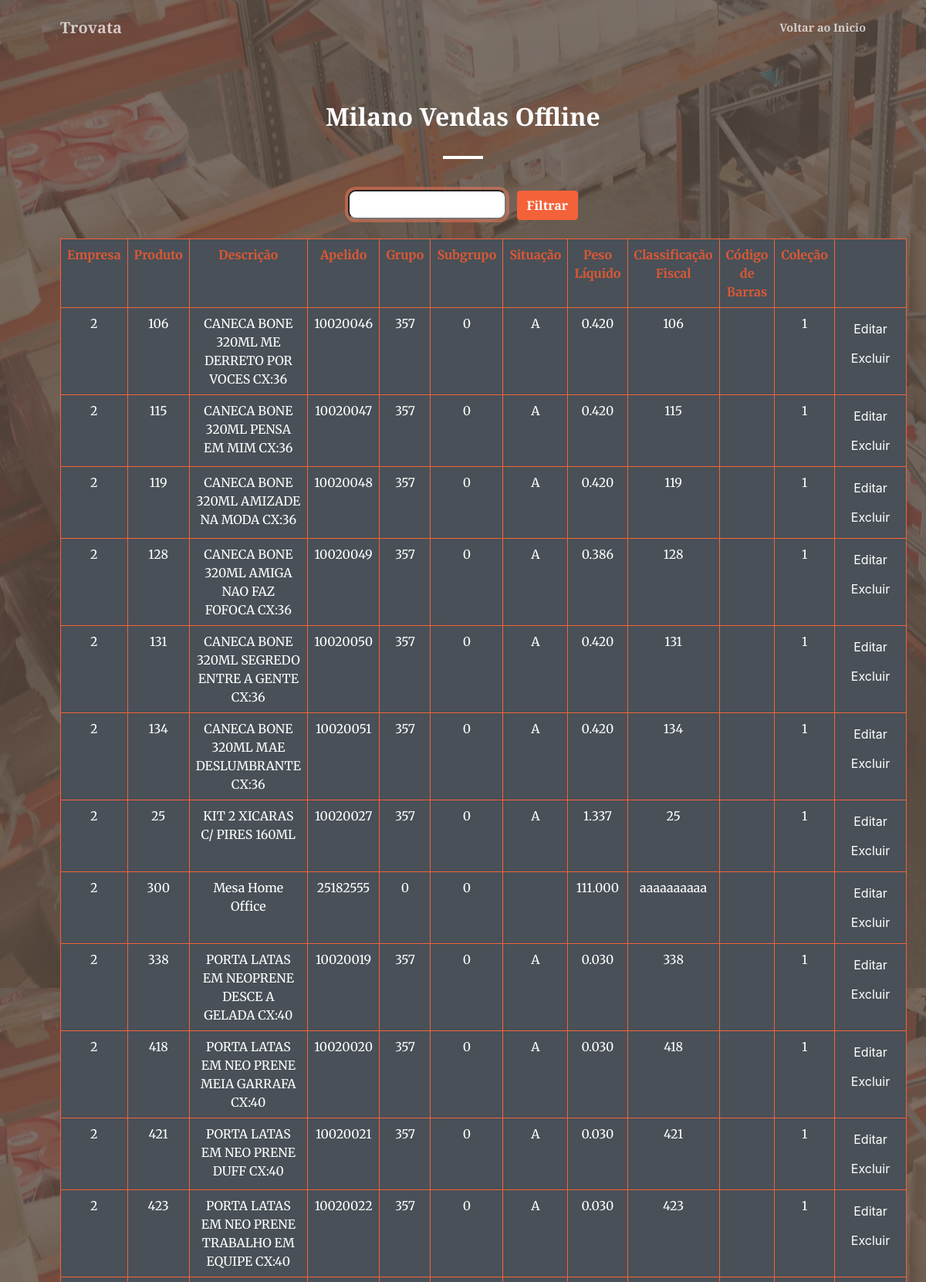
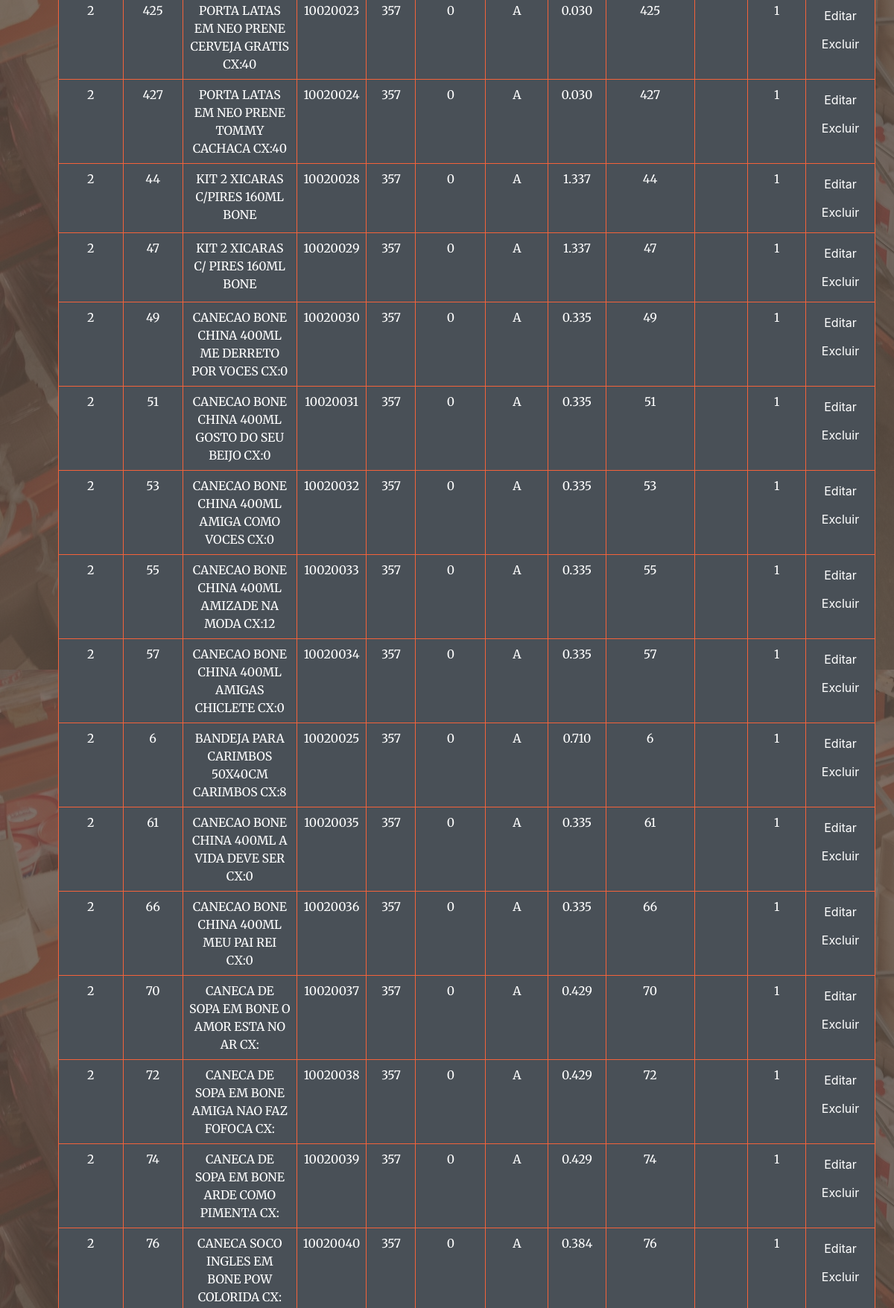
Screenshot of /pages/milano.php (upper part) with the database file from the repository (2 pictures, top to bottom).
### tables this page shows
CREATE TABLE `produto` (
  `EMPRESA` int(11) NOT NULL,
  `PRODUTO` varchar(15) NOT NULL,
  `DESCRICAO_PRODUTO` varchar(250) DEFAULT NULL,
  `APELIDO_PRODUTO` varchar(100) DEFAULT NULL,
  `GRUPO_PRODUTO` int(11) DEFAULT NULL,
  `SUBGRUPO_PRODUTO` int(11) DEFAULT NULL,
  `SITUACAO` varchar(1) DEFAULT NULL,
  `PESO_LIQUIDO` decimal(11,3) DEFAULT NULL,
  `CLASSIFICACAO_FISCAL` varchar(10) DEFAULT NULL,
  `CODIGO_BARRAS` varchar(50) DEFAULT NULL,
  `COLECAO` varchar(100) DEFAULT NULL
);

### pages/milano.php (the view, shortened to what this page needs)
<?php
require 'config.php';
$lista = [];
$sql = $pdo->query("SELECT * FROM PRODUTO WHERE EMPRESA = 2");
if($sql->rowCount() > 0){
    $lista = $sql->fetchAll(PDO::FETCH_ASSOC);
}
?>
<!DOCTYPE html>
<html lang="en">
    <head>
        <link href="https://cdn.jsdelivr.net/npm/bootstrap-icons@1.5.0/font/bootstrap-icons.css" rel="stylesheet" />
        <link href="https://cdnjs.cloudflare.com/ajax/libs/SimpleLightbox/2.1.0/simpleLightbox.min.css" rel="stylesheet" />
        <link href="css/styles-servicos.css" rel="stylesheet" />
    </head>
    <body id="page-top">
        <header class="masthead">
            <nav class="navbar navbar-expand-lg navbar-light fixed-top py-3" id="mainNav">
                <div class="container px-4 px-lg-5">
                    <a class="navbar-brand" href="index.php">Trovata</a>
                    <div class="collapse navbar-collapse" id="navbarResponsive">
                        <ul class="navbar-nav ms-auto my-2 my-lg-0">
                            <li class="nav-item"><a class="nav-link" href="./index.php">Voltar ao Inicio</a></l>
                        </ul>
                    </div>
                </div>
            </nav>
                <div class="container px-4 px-lg-5 text-center">
                    <h2 class="mb-4">Milano Vendas Offline</h2>
                    <hr class="divider divider-light" />
                    <input id="Busca" type="text" size="20">
                    <button id="btn11" class="btn btn-primary"><b><font color="#fff" size="3">Filtrar</font></b></button>
                    <div><br>
                    <table id="Tab" class="table table-bordered border-primary">
                    <tr>
                        <th class="cabecalho">Empresa</th>
                        <th class="cabecalho">Produto</th>
                        <th class="cabecalho">Descrição</th>
                        <th class="cabecalho">Apelido</th>
                        <th class="cabecalho">Grupo</th>
                        <th class="cabecalho">Subgrupo</th>
                        <th class="cabecalho">Situação</th>
                        <th class="cabecalho">Peso Líquido</th>
                        <th class="cabecalho">Classificação Fiscal</th>
                        <th class="cabecalho">Código de Barras</th>
                        <th class="cabecalho">Coleção</th>
                        <th></th>
                    </tr>
                    <?php foreach ($lista as $produto): ?>
                        <tr>
                            <td><?=$produto['EMPRESA'];?></td>
                            <td><?=$produto['PRODUTO'];?></td>
                            <td><?=$produto['DESCRICAO_PRODUTO'];?></td>
                            <td><?=$produto['APELIDO_PRODUTO'];?></td>
                            <td><?=$produto['GRUPO_PRODUTO'];?></td>
                            <td><?=$produto['SUBGRUPO_PRODUTO'];?></td>
                            <td><?=$produto['SITUACAO'];?></td>
                            <td><?=$produto['PESO_LIQUIDO'];?></td>
                            <td><?=$produto['CLASSIFICACAO_FISCAL'];?></td>
                            <td><?=$produto['CODIGO_BARRAS'];?></td>
                            <td><?=$produto['COLECAO'];?></td>
                            <td>
                            <a href="editar.php?PRODUTO=<?=$produto['PRODUTO'];?>" class="btn btn-primar" <b><font color="#fff" size="3">Editar</font></b>
                            <br>
                            <a href="excluir.php?PRODUTO=<?=$produto['PRODUTO'];?>" onclick="funcao1()" class="btn btn-primar" <b><font color="#fff" size="3">Excluir</font></b>
                            </td>
                        </tr>
                    <?php endforeach; ?>
                    </table>
                </div>
                </div>
            </header>
        </body>
       </html>

### rows the page displays
produto: EMPRESA "2", PRODUTO "106", DESCRICAO_PRODUTO "CANECA BONE 320ML ME DERRETO POR VOCES CX:36", APELIDO_PRODUTO "10020046", GRUPO_PRODUTO "357", SUBGRUPO_PRODUTO "0", SITUACAO "A", PESO_LIQUIDO "0.420", CLASSIFICACAO_FISCAL "106", COLECAO "1"
produto: EMPRESA "2", PRODUTO "115", DESCRICAO_PRODUTO "CANECA BONE 320ML PENSA EM MIM CX:36", APELIDO_PRODUTO "10020047", GRUPO_PRODUTO "357", SUBGRUPO_PRODUTO "0", SITUACAO "A", PESO_LIQUIDO "0.420", CLASSIFICACAO_FISCAL "115", COLECAO "1"
produto: EMPRESA "2", PRODUTO "119", DESCRICAO_PRODUTO "CANECA BONE 320ML AMIZADE NA MODA CX:36", APELIDO_PRODUTO "10020048", GRUPO_PRODUTO "357", SUBGRUPO_PRODUTO "0", SITUACAO "A", PESO_LIQUIDO "0.420", CLASSIFICACAO_FISCAL "119", COLECAO "1"
produto: EMPRESA "2", PRODUTO "128", DESCRICAO_PRODUTO "CANECA BONE 320ML AMIGA NAO FAZ FOFOCA CX:36", APELIDO_PRODUTO "10020049", GRUPO_PRODUTO "357", SUBGRUPO_PRODUTO "0", SITUACAO "A", PESO_LIQUIDO "0.386", CLASSIFICACAO_FISCAL "128", COLECAO "1"
produto: EMPRESA "2", PRODUTO "131", DESCRICAO_PRODUTO "CANECA BONE 320ML SEGREDO ENTRE A GENTE CX:36", APELIDO_PRODUTO "10020050", GRUPO_PRODUTO "357", SUBGRUPO_PRODUTO "0", SITUACAO "A", PESO_LIQUIDO "0.420", CLASSIFICACAO_FISCAL "131", COLECAO "1"
produto: EMPRESA "2", PRODUTO "134", DESCRICAO_PRODUTO "CANECA BONE 320ML MAE DESLUMBRANTE CX:36", APELIDO_PRODUTO "10020051", GRUPO_PRODUTO "357", SUBGRUPO_PRODUTO "0", SITUACAO "A", PESO_LIQUIDO "0.420", CLASSIFICACAO_FISCAL "134", COLECAO "1"
produto: EMPRESA "2", PRODUTO "25", DESCRICAO_PRODUTO "KIT 2 XICARAS C/ PIRES 160ML", APELIDO_PRODUTO "10020027", GRUPO_PRODUTO "357", SUBGRUPO_PRODUTO "0", SITUACAO "A", PESO_LIQUIDO "1.337", CLASSIFICACAO_FISCAL "25", COLECAO "1"
produto: EMPRESA "2", PRODUTO "300", DESCRICAO_PRODUTO "Mesa Home Office", APELIDO_PRODUTO "25182555", GRUPO_PRODUTO "0", SUBGRUPO_PRODUTO "0", PESO_LIQUIDO "111.000", CLASSIFICACAO_FISCAL "aaaaaaaaaa"
produto: EMPRESA "2", PRODUTO "338", DESCRICAO_PRODUTO "PORTA LATAS EM NEOPRENE DESCE A GELADA CX:40", APELIDO_PRODUTO "10020019", GRUPO_PRODUTO "357", SUBGRUPO_PRODUTO "0", SITUACAO "A", PESO_LIQUIDO "0.030", CLASSIFICACAO_FISCAL "338", COLECAO "1"
produto: EMPRESA "2", PRODUTO "418", DESCRICAO_PRODUTO "PORTA LATAS EM NEO PRENE MEIA GARRAFA CX:40", APELIDO_PRODUTO "10020020", GRUPO_PRODUTO "357", SUBGRUPO_PRODUTO "0", SITUACAO "A", PESO_LIQUIDO "0.030", CLASSIFICACAO_FISCAL "418", COLECAO "1"
produto: EMPRESA "2", PRODUTO "421", DESCRICAO_PRODUTO "PORTA LATAS EM NEO PRENE DUFF CX:40", APELIDO_PRODUTO "10020021", GRUPO_PRODUTO "357", SUBGRUPO_PRODUTO "0", SITUACAO "A", PESO_LIQUIDO "0.030", CLASSIFICACAO_FISCAL "421", COLECAO "1"
produto: EMPRESA "2", PRODUTO "423", DESCRICAO_PRODUTO "PORTA LATAS EM NEO PRENE TRABALHO EM EQUIPE CX:40", APELIDO_PRODUTO "10020022", GRUPO_PRODUTO "357", SUBGRUPO_PRODUTO "0", SITUACAO "A", PESO_LIQUIDO "0.030", CLASSIFICACAO_FISCAL "423", COLECAO "1"
produto: EMPRESA "2", PRODUTO "425", DESCRICAO_PRODUTO "PORTA LATAS EM NEO PRENE CERVEJA GRATIS CX:40", APELIDO_PRODUTO "10020023", GRUPO_PRODUTO "357", SUBGRUPO_PRODUTO "0", SITUACAO "A", PESO_LIQUIDO "0.030", CLASSIFICACAO_FISCAL "425", COLECAO "1"
produto: EMPRESA "2", PRODUTO "427", DESCRICAO_PRODUTO "PORTA LATAS EM NEO PRENE TOMMY CACHACA CX:40", APELIDO_PRODUTO "10020024", GRUPO_PRODUTO "357", SUBGRUPO_PRODUTO "0", SITUACAO "A", PESO_LIQUIDO "0.030", CLASSIFICACAO_FISCAL "427", COLECAO "1"
produto: EMPRESA "2", PRODUTO "44", DESCRICAO_PRODUTO "KIT 2 XICARAS C/PIRES 160ML BONE", APELIDO_PRODUTO "10020028", GRUPO_PRODUTO "357", SUBGRUPO_PRODUTO "0", SITUACAO "A", PESO_LIQUIDO "1.337", CLASSIFICACAO_FISCAL "44", COLECAO "1"
produto: EMPRESA "2", PRODUTO "47", DESCRICAO_PRODUTO "KIT 2 XICARAS C/ PIRES 160ML BONE", APELIDO_PRODUTO "10020029", GRUPO_PRODUTO "357", SUBGRUPO_PRODUTO "0", SITUACAO "A", PESO_LIQUIDO "1.337", CLASSIFICACAO_FISCAL "47", COLECAO "1"
produto: EMPRESA "2", PRODUTO "49", DESCRICAO_PRODUTO "CANECAO BONE CHINA 400ML ME DERRETO POR VOCES CX:0", APELIDO_PRODUTO "10020030", GRUPO_PRODUTO "357", SUBGRUPO_PRODUTO "0", SITUACAO "A", PESO_LIQUIDO "0.335", CLASSIFICACAO_FISCAL "49", COLECAO "1"
produto: EMPRESA "2", PRODUTO "51", DESCRICAO_PRODUTO "CANECAO BONE CHINA 400ML GOSTO DO SEU BEIJO CX:0", APELIDO_PRODUTO "10020031", GRUPO_PRODUTO "357", SUBGRUPO_PRODUTO "0", SITUACAO "A", PESO_LIQUIDO "0.335", CLASSIFICACAO_FISCAL "51", COLECAO "1"
produto: EMPRESA "2", PRODUTO "53", DESCRICAO_PRODUTO "CANECAO BONE CHINA 400ML AMIGA COMO VOCES CX:0", APELIDO_PRODUTO "10020032", GRUPO_PRODUTO "357", SUBGRUPO_PRODUTO "0", SITUACAO "A", PESO_LIQUIDO "0.335", CLASSIFICACAO_FISCAL "53", COLECAO "1"
produto: EMPRESA "2", PRODUTO "55", DESCRICAO_PRODUTO "CANECAO BONE CHINA 400ML AMIZADE NA MODA CX:12", APELIDO_PRODUTO "10020033", GRUPO_PRODUTO "357", SUBGRUPO_PRODUTO "0", SITUACAO "A", PESO_LIQUIDO "0.335", CLASSIFICACAO_FISCAL "55", COLECAO "1"
produto: EMPRESA "2", PRODUTO "57", DESCRICAO_PRODUTO "CANECAO BONE CHINA 400ML AMIGAS CHICLETE CX:0", APELIDO_PRODUTO "10020034", GRUPO_PRODUTO "357", SUBGRUPO_PRODUTO "0", SITUACAO "A", PESO_LIQUIDO "0.335", CLASSIFICACAO_FISCAL "57", COLECAO "1"
produto: EMPRESA "2", PRODUTO "6", DESCRICAO_PRODUTO "BANDEJA PARA CARIMBOS 50X40CM CARIMBOS CX:8", APELIDO_PRODUTO "10020025", GRUPO_PRODUTO "357", SUBGRUPO_PRODUTO "0", SITUACAO "A", PESO_LIQUIDO "0.710", CLASSIFICACAO_FISCAL "6", COLECAO "1"
produto: EMPRESA "2", PRODUTO "61", DESCRICAO_PRODUTO "CANECAO BONE CHINA 400ML A VIDA DEVE SER CX:0", APELIDO_PRODUTO "10020035", GRUPO_PRODUTO "357", SUBGRUPO_PRODUTO "0", SITUACAO "A", PESO_LIQUIDO "0.335", CLASSIFICACAO_FISCAL "61", COLECAO "1"
produto: EMPRESA "2", PRODUTO "66", DESCRICAO_PRODUTO "CANECAO BONE CHINA 400ML MEU PAI REI CX:0", APELIDO_PRODUTO "10020036", GRUPO_PRODUTO "357", SUBGRUPO_PRODUTO "0", SITUACAO "A", PESO_LIQUIDO "0.335", CLASSIFICACAO_FISCAL "66", COLECAO "1"
produto: EMPRESA "2", PRODUTO "70", DESCRICAO_PRODUTO "CANECA DE SOPA EM BONE O AMOR ESTA NO AR CX:", APELIDO_PRODUTO "10020037", GRUPO_PRODUTO "357", SUBGRUPO_PRODUTO "0", SITUACAO "A", PESO_LIQUIDO "0.429", CLASSIFICACAO_FISCAL "70", COLECAO "1"
produto: EMPRESA "2", PRODUTO "72", DESCRICAO_PRODUTO "CANECA DE SOPA EM BONE AMIGA NAO FAZ FOFOCA CX:", APELIDO_PRODUTO "10020038", GRUPO_PRODUTO "357", SUBGRUPO_PRODUTO "0", SITUACAO "A", PESO_LIQUIDO "0.429", CLASSIFICACAO_FISCAL "72", COLECAO "1"
produto: EMPRESA "2", PRODUTO "74", DESCRICAO_PRODUTO "CANECA DE SOPA EM BONE ARDE COMO PIMENTA CX:", APELIDO_PRODUTO "10020039", GRUPO_PRODUTO "357", SUBGRUPO_PRODUTO "0", SITUACAO "A", PESO_LIQUIDO "0.429", CLASSIFICACAO_FISCAL "74", COLECAO "1"
produto: EMPRESA "2", PRODUTO "76", DESCRICAO_PRODUTO "CANECA SOCO INGLES EM BONE POW COLORIDA CX:", APELIDO_PRODUTO "10020040", GRUPO_PRODUTO "357", SUBGRUPO_PRODUTO "0", SITUACAO "A", PESO_LIQUIDO "0.384", CLASSIFICACAO_FISCAL "76", COLECAO "1"
